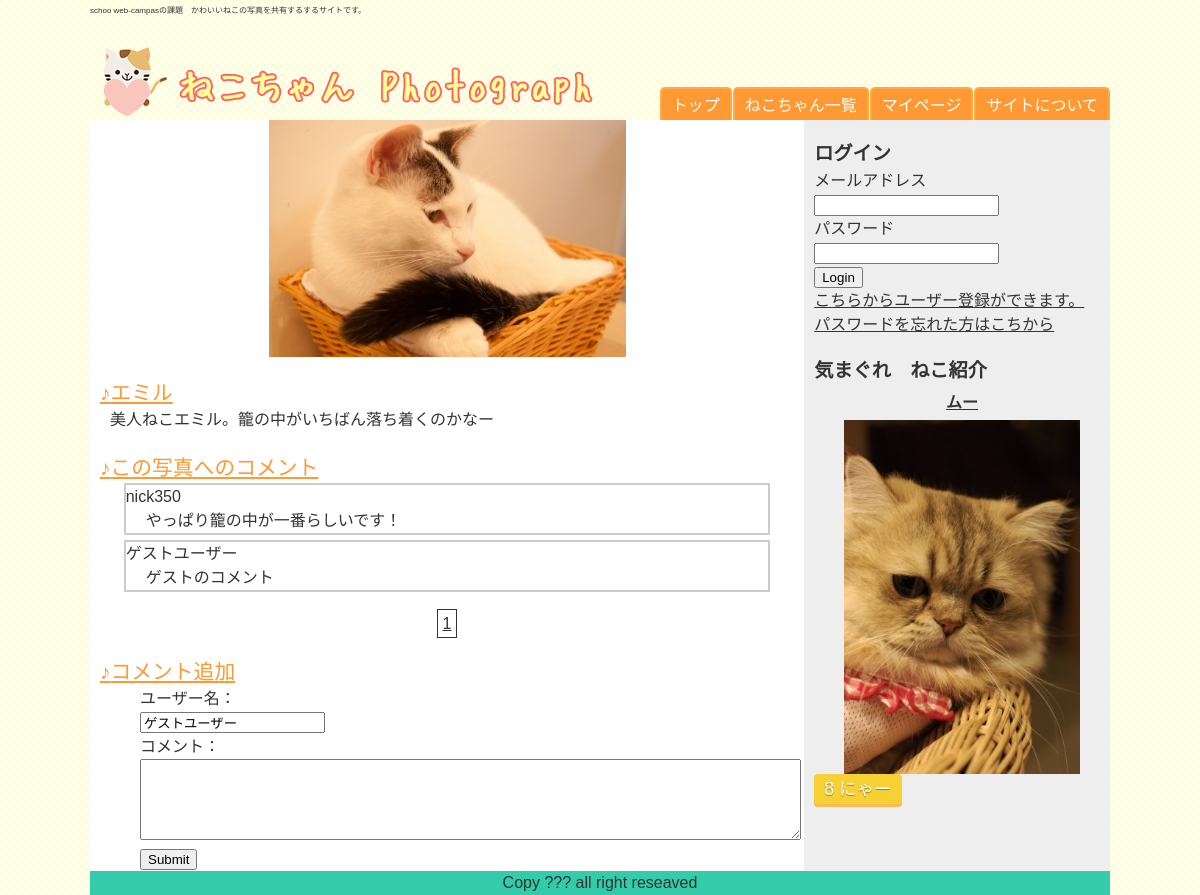
The page /photo.php?photo_id=13 on the database its author committed.
### tables this page shows
CREATE TABLE IF NOT EXISTS `photos` (
  `photo_id` int(10) NOT NULL,
  `cat_id` int(10) NOT NULL,
  `url` varchar(100) NOT NULL
);

CREATE TABLE IF NOT EXISTS `cats` (
  `cat_id` int(10) NOT NULL,
  `cat_name` varchar(100) NOT NULL,
  `user_id` int(10) NOT NULL,
  `cat_comment` varchar(200) NOT NULL,
  `profile_photo_url` varchar(100) DEFAULT NULL,
  `cat_count_good` int(10) NOT NULL DEFAULT '0'
);

CREATE TABLE IF NOT EXISTS `comments` (
  `photo_id` int(10) NOT NULL,
  `nickname` varchar(20) NOT NULL,
  `photo_comment` varchar(200) NOT NULL
);

### php/app.php (called while the page is built, shortened)
<?php
$user_name = isset($_SESSION["user"]) ? $_SESSION["user"][1] : "ゲストユーザー" ;
function h($str){
	return htmlspecialchars($str, ENT_QUOTES, "UTF-8");
}

### photo.php (the view, shortened to what this page needs)
<?php require_once("parts/header.php");?>
	<section class="single_photo">
		<?php
			$photo_id = isset($_GET["photo_id"]) ? $_GET["photo_id"] : 1 ;
 			$query = "SELECT * FROM `photos` LEFT OUTER JOIN `cats` ON (photos.cat_id = cats.cat_id) WHERE `photo_id` = ?";
 			$sth = $dbh->prepare($query);
 			$sth->execute(array($photo_id));
 			$photo_info = $sth->fetch(PDO::FETCH_ASSOC);
 		?>
		<img src="<?=h($photo_info['url']);?>" alt="<?=h($photo_info['cat_name']);?>">
		<h2><?=h($photo_info['cat_name']);?></h2>
		<p><?=h($photo_info['cat_comment']);?></p>
	</section>
	<h2>この写真へのコメント</h2>
	<section class="comments">
		<?php
			$pagenation = getPagenation("comments",10,"photo_id",$photo_id);
			$query = "SELECT * FROM `comments` WHERE `photo_id` = ? LIMIT ? OFFSET ?";
			$sth = $dbh->prepare($query);
			$sth->bindParam( 1, $photo_id, PDO::PARAM_INT );
			$sth->bindParam( 2, $pagenation["perpage"], PDO::PARAM_INT );
			$sth->bindParam( 3, $pagenation["from"], PDO::PARAM_INT );
			$sth->execute();
			while($comment_info = $sth->fetch(PDO::FETCH_ASSOC)):
		?>
			<article>
				<address><?=h($comment_info['nickname']);?></address>
				<p><?=h($comment_info['photo_comment']);?></p>
			</article>
		<?php endwhile;?>
	<?php require_once("parts/pagenation.php");?>
	</section>
	<h2>コメント追加</h2>
	<section class="comments">
	<dl>
		<form action="" method="POST">
		<dt>ユーザー名：</dt>
		<dd><input type="text" name="nickname" maxlength="20" value="<?=h($user_name);?>" required></dd>
		<dt>コメント：</dt>
		<dd><textarea name="comment" rows="5" cols="80" maxlength="200" required></textarea></dd>
		<input type="submit"　value="登録する">
		</form>
	</dl>
	</section>
<?php require_once("parts/footer.php");?>

### parts/sidebar.php
<aside>
  <?php require_once("login_form.php");?>
	<h3>気まぐれ　ねこ紹介</h3>
	<?php
	$count = $dbh->query("SELECT COUNT(*) FROM `cats`") -> fetchColumn();
	$flg = true;
	while($flg){
		$rand_cat_id = rand(1,$count);
		$query = 'SELECT * FROM `cats` WHERE `cat_id` = ?';
 		$sth = $dbh->prepare($query);
 		$sth->execute(array($rand_cat_id));
 		if($sth){
 			$rand_cat_info = $sth->fetch(PDO::FETCH_ASSOC);
 			$flg = false;
 		}
	}
	?>
	<h4><a href="cat.php?cat_id=<?=h($rand_cat_info['cat_id']);?>"><?=h($rand_cat_info["cat_name"]);?></a></h4>
	<a href="cat.php?cat_id=<?=h($rand_cat_info['cat_id']);?>"><img src="<?=h($rand_cat_info["profile_photo_url"]);?>"></a>
		<button data-id="<?=h($rand_cat_info["cat_id"]);?>" data-count="<?=h($rand_cat_info["cat_count_good"]);?>" class="nya">
			<span class="count_good<?=h($rand_cat_info['cat_id']);?>"><?=h($rand_cat_info["cat_count_good"]);?></span> にゃー
		</button>
</aside>

### css/style.css (style rules this page uses)
html, body, div, span, applet, object, iframe, h1, h2, h3, h4, h5, h6, p, blockquote, pre, a, abbr, acronym, address, big, cite, code, del, dfn, em, font, ins, kbd, q, s, samp, small, strike, strong, sub, sup, tt, var, dl, dt, dd, ol, ul, li, fieldset, form, label, legend, table, caption, tbody, tfoot, thead, tr, th, td { border: 0;font-family: inherit;font-size: 100%;font-style: inherit;font-weight: inherit;margin: 0;outline: 0;padding: 0;vertical-align: baseline; }
a { text-decoration: underline; color: inherit; }
a img { border: 0; cursor: pointer; }
article, aside, details, figcaption, figure, footer, header, hgroup, menu, nav, section { display: block; }
body { font: 16px/1.5 "メイリオ","Meiryo",arial,"ヒラギノ角ゴ Pro W3","Hiragino Kaku Gothic Pro",Osaka,"ＭＳ Ｐゴシック","MS PGothic",Sans-Serif; color:#333; background: url("../images/bg.gif"); }
img { max-width: 100%; }
main h2 { color: #F93; padding-left: 10px; font-size: 130%; margin-top: 20px; text-decoration: underline; clear: both; }
main h2:before { content:"♪"; }
main p { padding-left: 20px; }
section { width: 100%; margin-bottom: 20px; right: 0; }
.nya { position: relative; padding: 0 10px; background-color: #f7d034; border: none; border-radius: 4px; font-size: 110%; color: #fff; line-height: 30px; -webkit-transition: none; transition: none; box-shadow: 0 3px 0 #f7ba59; text-shadow: 0 1px 1px rgba(0, 0, 0, .4); }
.single_photo img { width: 100%; max-width: 50%; display: block; margin: 0 auto; }
.comments article { width: 90%; margin: 0 auto 5px; border: 2px solid #CCC; }
.comments dl { margin-left: 50px; }
aside { width: 29%; height: 100%; position: absolute; top: 0; right: 0; z-index: 1; background: #eee; padding-left: 1%; }
aside h3 { margin-top: 20px; font-size: 120%; font-weight: bold; }
aside h4 { font-weight: bold; margin: 5px auto; text-align: center; }
aside img { width: 80%; margin: 0 auto; text-align: center; display: block; }

### rows shown on the page
photos: url (picture), cat.cat_name "エミル", cat.cat_comment "美人ねこエミル。籠の中がいちばん落ち着くのかなー"
comments: nickname "nick350", photo_comment "やっぱり籠の中が一番らしいです！"
comments: nickname "ゲストユーザー", photo_comment "ゲストのコメント"
cats: cat_name "ムー", profile_photo_url (picture), cat_count_good "8"
